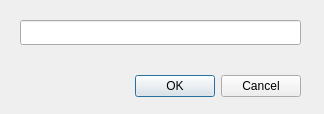
<?xml version="1.0" encoding="UTF-8"?>
<ui version="4.0">
 <class>Dialog</class>
 <widget class="QDialog" name="Dialog">
  <property name="geometry">
   <rect>
    <x>0</x>
    <y>0</y>
    <width>324</width>
    <height>114</height>
   </rect>
  </property>
  <property name="windowTitle">
   <string>New Preset Name</string>
  </property>
  <property name="windowIcon">
   <iconset>
    <normaloff>../../../xdg/openshot.svg</normaloff>../../../xdg/openshot.svg</iconset>
  </property>
  <widget class="QDialogButtonBox" name="buttonBox">
   <property name="geometry">
    <rect>
     <x>100</x>
     <y>70</y>
     <width>201</width>
     <height>32</height>
    </rect>
   </property>
   <property name="orientation">
    <enum>Qt::Horizontal</enum>
   </property>
   <property name="standardButtons">
    <set>QDialogButtonBox::Cancel|QDialogButtonBox::Ok</set>
   </property>
  </widget>
  <widget class="QLineEdit" name="lnenewpresetname">
   <property name="geometry">
    <rect>
     <x>20</x>
     <y>20</y>
     <width>281</width>
     <height>25</height>
    </rect>
   </property>
  </widget>
 </widget>
 <resources/>
 <connections>
  <connection>
   <sender>buttonBox</sender>
   <signal>accepted()</signal>
   <receiver>Dialog</receiver>
   <slot>accept()</slot>
   <hints>
    <hint type="sourcelabel">
     <x>248</x>
     <y>254</y>
    </hint>
    <hint type="destinationlabel">
     <x>157</x>
     <y>274</y>
    </hint>
   </hints>
  </connection>
  <connection>
   <sender>buttonBox</sender>
   <signal>rejected()</signal>
   <receiver>Dialog</receiver>
   <slot>reject()</slot>
   <hints>
    <hint type="sourcelabel">
     <x>316</x>
     <y>260</y>
    </hint>
    <hint type="destinationlabel">
     <x>286</x>
     <y>274</y>
    </hint>
   </hints>
  </connection>
 </connections>
</ui>
